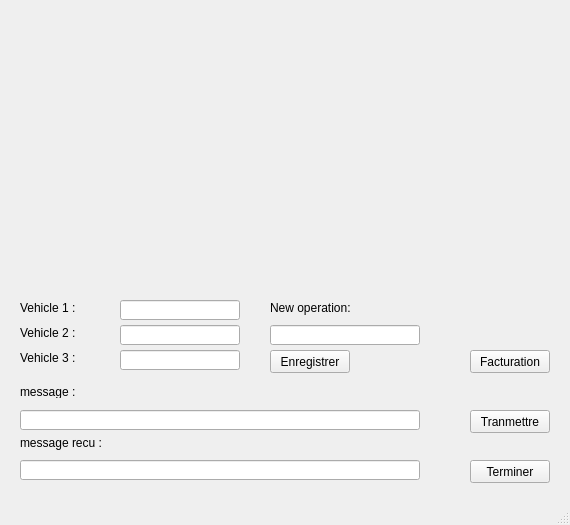
<?xml version="1.0" encoding="UTF-8"?>
<ui version="4.0">
 <class>Manager</class>
 <widget class="QMainWindow" name="Manager">
  <property name="geometry">
   <rect>
    <x>0</x>
    <y>0</y>
    <width>570</width>
    <height>525</height>
   </rect>
  </property>
  <property name="windowTitle">
   <string>Manager</string>
  </property>
  <widget class="QWidget" name="centralWidget">
   <widget class="QLabel" name="labelV1">
    <property name="geometry">
     <rect>
      <x>20</x>
      <y>300</y>
      <width>100</width>
      <height>15</height>
     </rect>
    </property>
    <property name="text">
     <string>Vehicle 1 :</string>
    </property>
   </widget>
   <widget class="QLabel" name="labelV2">
    <property name="geometry">
     <rect>
      <x>20</x>
      <y>325</y>
      <width>100</width>
      <height>15</height>
     </rect>
    </property>
    <property name="text">
     <string>Vehicle 2 :</string>
    </property>
   </widget>
   <widget class="QLabel" name="labelV3">
    <property name="geometry">
     <rect>
      <x>20</x>
      <y>350</y>
      <width>100</width>
      <height>15</height>
     </rect>
    </property>
    <property name="text">
     <string>Vehicle 3 :</string>
    </property>
   </widget>
   <widget class="QLineEdit" name="lineV1">
    <property name="geometry">
     <rect>
      <x>120</x>
      <y>300</y>
      <width>120</width>
      <height>20</height>
     </rect>
    </property>
    <property name="readOnly">
     <bool>true</bool>
    </property>
   </widget>
   <widget class="QLineEdit" name="lineV2">
    <property name="geometry">
     <rect>
      <x>120</x>
      <y>325</y>
      <width>120</width>
      <height>20</height>
     </rect>
    </property>
    <property name="readOnly">
     <bool>true</bool>
    </property>
   </widget>
   <widget class="QLineEdit" name="lineV3">
    <property name="geometry">
     <rect>
      <x>120</x>
      <y>350</y>
      <width>120</width>
      <height>20</height>
     </rect>
    </property>
    <property name="readOnly">
     <bool>true</bool>
    </property>
   </widget>
   <widget class="QLabel" name="labelMessage">
    <property name="geometry">
     <rect>
      <x>20</x>
      <y>385</y>
      <width>100</width>
      <height>13</height>
     </rect>
    </property>
    <property name="text">
     <string>message :</string>
    </property>
   </widget>
   <widget class="QLineEdit" name="lineMessage">
    <property name="geometry">
     <rect>
      <x>20</x>
      <y>410</y>
      <width>400</width>
      <height>20</height>
     </rect>
    </property>
   </widget>
   <widget class="QLabel" name="label_5">
    <property name="geometry">
     <rect>
      <x>270</x>
      <y>300</y>
      <width>150</width>
      <height>16</height>
     </rect>
    </property>
    <property name="text">
     <string>New operation:</string>
    </property>
   </widget>
   <widget class="QLineEdit" name="lineOperation">
    <property name="geometry">
     <rect>
      <x>270</x>
      <y>325</y>
      <width>150</width>
      <height>20</height>
     </rect>
    </property>
   </widget>
   <widget class="QPushButton" name="SaveButton">
    <property name="geometry">
     <rect>
      <x>270</x>
      <y>350</y>
      <width>80</width>
      <height>23</height>
     </rect>
    </property>
    <property name="text">
     <string>Enregistrer</string>
    </property>
   </widget>
   <widget class="QPushButton" name="SendButton">
    <property name="geometry">
     <rect>
      <x>470</x>
      <y>410</y>
      <width>80</width>
      <height>23</height>
     </rect>
    </property>
    <property name="text">
     <string>Tranmettre</string>
    </property>
   </widget>
   <widget class="QLabel" name="labelMessageReceived">
    <property name="geometry">
     <rect>
      <x>20</x>
      <y>435</y>
      <width>100</width>
      <height>15</height>
     </rect>
    </property>
    <property name="text">
     <string>message recu :</string>
    </property>
   </widget>
   <widget class="QLineEdit" name="lineMessageReceived">
    <property name="geometry">
     <rect>
      <x>20</x>
      <y>460</y>
      <width>400</width>
      <height>20</height>
     </rect>
    </property>
    <property name="readOnly">
     <bool>true</bool>
    </property>
   </widget>
   <widget class="QPushButton" name="InvoiceButton">
    <property name="geometry">
     <rect>
      <x>470</x>
      <y>350</y>
      <width>80</width>
      <height>23</height>
     </rect>
    </property>
    <property name="text">
     <string>Facturation</string>
    </property>
   </widget>
   <widget class="QPushButton" name="FinishButton">
    <property name="geometry">
     <rect>
      <x>470</x>
      <y>460</y>
      <width>80</width>
      <height>23</height>
     </rect>
    </property>
    <property name="text">
     <string>Terminer</string>
    </property>
   </widget>
  </widget>
  <widget class="QMenuBar" name="menuBar">
   <property name="geometry">
    <rect>
     <x>0</x>
     <y>0</y>
     <width>570</width>
     <height>21</height>
    </rect>
   </property>
  </widget>
  <widget class="QStatusBar" name="statusBar"/>
 </widget>
 <layoutdefault spacing="6" margin="11"/>
 <resources/>
 <connections/>
</ui>
